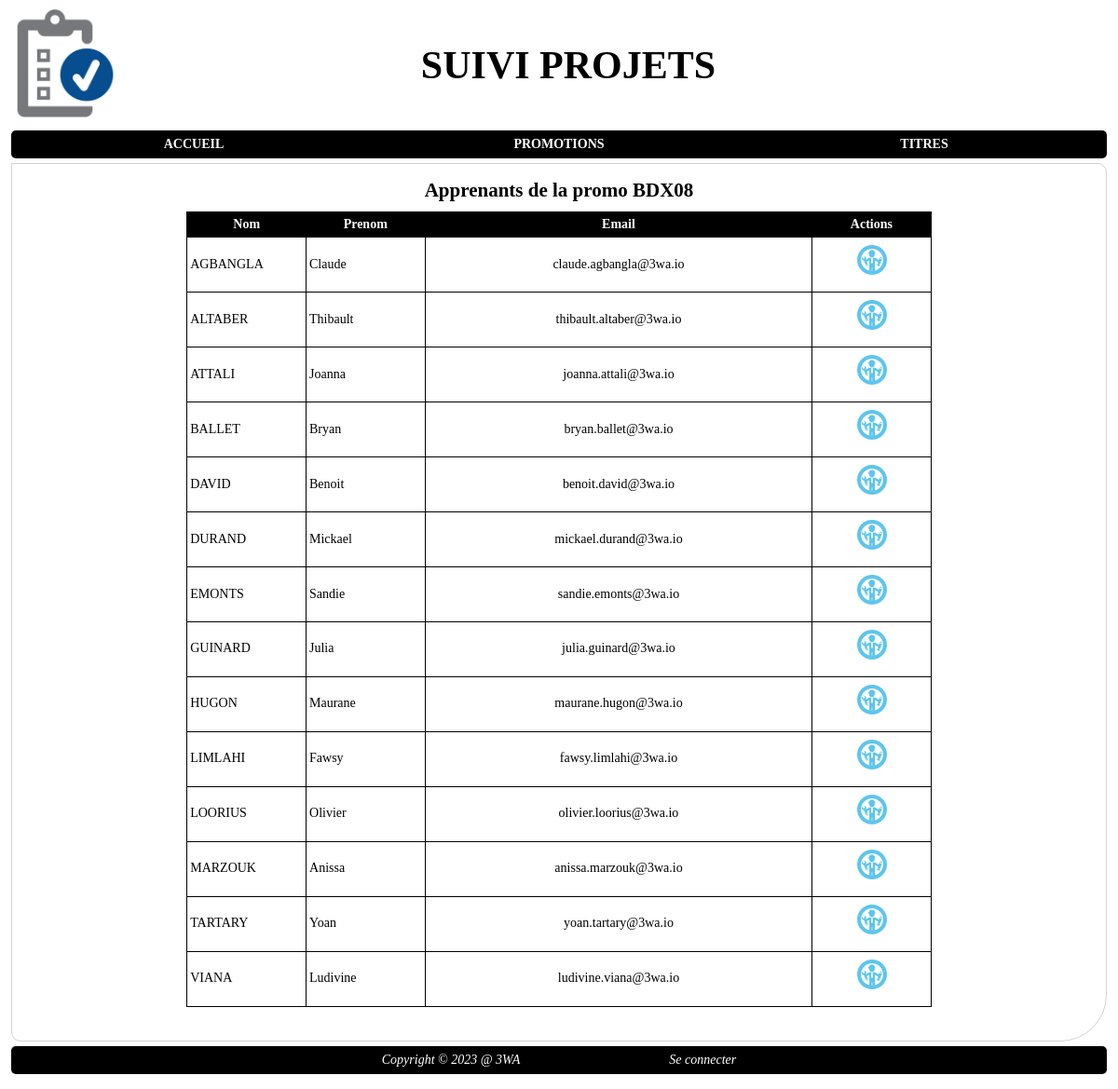
The app's page /index.php?page=apprenant&action=list&idpromo=1 with its own data.
### tables this page shows
CREATE TABLE `promotion` (
  `id_promo` int NOT NULL AUTO_INCREMENT,
  `nom` varchar(250) NOT NULL,
  `date_debut` date DEFAULT NULL,
  `date_fin` date DEFAULT NULL,
  `id_titre` int NOT NULL,
  PRIMARY KEY (`id_promo`),
  KEY `promotion_FK` (`id_titre`),
  CONSTRAINT `promotion_FK` FOREIGN KEY (`id_titre`) REFERENCES `titre` (`id_titre`)
);

CREATE TABLE `apprenant` (
  `id_apprenant` int NOT NULL AUTO_INCREMENT,
  `nom` varchar(50) NOT NULL,
  `prenom` varchar(50) NOT NULL,
  `email` varchar(250) NOT NULL,
  `id_promo` int NOT NULL,
  `id_personne` int DEFAULT NULL,
  PRIMARY KEY (`id_apprenant`),
  KEY `apprenant_promo_FK` (`id_promo`),
  KEY `FK_APP_PERS` (`id_personne`),
  CONSTRAINT `apprenant_promo_FK` FOREIGN KEY (`id_promo`) REFERENCES `promotion` (`id_promo`),
  CONSTRAINT `FK_APP_PERS` FOREIGN KEY (`id_personne`) REFERENCES `personne` (`id`)
);

### index.php (called while the page is built, shortened)
<?php
	require_once "includes/core/router.php";

### includes/core/models/DAO/DAOPromotion.php (called while the page is built, shortened)
<?php
	require_once "includes/core/models/Classes/Promotion.php";
	require_once "includes/core/models/DAO/DAOApprenant.php";
	require_once "includes/core/models/DAO/DAOTitre.php";
	abstract class DAOPromotion extends BDD{
		public static function getById(int $idPromo): Promotion | bool{
			$conn = parent::getConnexion();
			$SQLQuery = "SELECT id_promo, nom, date_debut, date_fin, id_titre
				FROM promotion
				WHERE id_promo = :id";
			$SQLStmt = $conn->prepare($SQLQuery);
			$SQLStmt->bindValue(':id', $idPromo, PDO::PARAM_INT);
			$SQLStmt->execute();
			if ($SQLStmt->rowCount() == 0){
				return false;
			}else{
				$SQLRow = $SQLStmt->fetch(PDO::FETCH_ASSOC);
				$unePromotion = new Promotion($SQLRow['nom'], date_create($SQLRow['date_debut']), date_create($SQLRow['date_fin']), DAOTitre::getById($SQLRow['id_titre']));
				$unePromotion->setId($SQLRow['id_promo']);
				return $unePromotion;
			}
		}
	}

### includes/core/models/DAO/DAOTitre.php (called while the page is built, shortened)
<?php
	require_once "includes/core/models/DAO/DAOReferentiel.php";
	abstract class DAOTitre extends BDD{
		public static function getById(int $idTitre): Titre | bool{
			$conn = parent::getConnexion();
			$SQLQuery = "SELECT id_titre, nom, id_referentiel
				FROM titre
				WHERE id_titre = :id";
			$SQLStmt = $conn->prepare($SQLQuery);
			$SQLStmt->bindValue(':id', $idTitre, PDO::PARAM_INT);
			$SQLStmt->execute();
			if ($SQLStmt->rowCount() == 0){
				return false;
			}else{
				$SQLRow = $SQLStmt->fetch(PDO::FETCH_ASSOC);
				$unTitre = new Titre($SQLRow['nom'], DAOReferentiel::getById($SQLRow['id_referentiel']));
				$unTitre->setId($SQLRow['id_titre']);
				return $unTitre;
			}
		}
	}

### includes/core/models/DAO/DAOReferentiel.php (called while the page is built, shortened)
<?php
	abstract class DAOReferentiel extends BDD{
		public static function getById(int $idReferentiel): Referentiel | bool{
			$conn = parent::getConnexion();
			$SQLQuery = "SELECT id_referentiel, num_rncp, libelle, details, date_validite, objectifs, activites_visees, competences_attestees, modalite_evaluation
				FROM referentiel
				WHERE id_referentiel = :id";
			$SQLStmt = $conn->prepare($SQLQuery);
			$SQLStmt->bindValue(':id', $idReferentiel, PDO::PARAM_INT);
			$SQLStmt->execute();
			if ($SQLStmt->rowCount() == 0){
				return false;
			}else{
				$SQLRow = $SQLStmt->fetch(PDO::FETCH_ASSOC);
				$unReferentiel = new Referentiel(
					$SQLRow['num_rncp'],
					$SQLRow['libelle'],
					$SQLRow['details'],
					$SQLRow['objectifs'],
					$SQLRow['activites_visees'],
					$SQLRow['competences_attestees'],
					$SQLRow['modalite_evaluation'],
					date_create($SQLRow['date_validite'])
				);
				$unReferentiel->setId($SQLRow['id_referentiel']);
				return $unReferentiel;
			}
		}
	}

### includes/core/models/Classes/Promotion.php (called while the page is built, shortened)
<?php
	class Promotion{
		private string $nom;
		public function __construct(string $nom = '', DateTime $dateDebut = new DateTime('now'), DateTime $dateFin = new DateTime('now'), Titre $titre = new Titre('')){
			$this->nom = $nom;
		}
		public function getNom(): string{
			return $this->nom;
		}
	}

### includes/core/models/DAO/DAOApprenant.php (called while the page is built, shortened)
<?php
	require_once "includes/core/models/Classes/Apprenant.php";
	abstract class DAOApprenant extends BDD{
		public static function getAllByIdPromo(int $idPromo): array{
			$conn = parent::getConnexion();
			$SQLQuery = "SELECT id_apprenant, nom, prenom, email, id_personne
				FROM apprenant
				WHERE id_promo = :id";
			$SQLStmt = $conn->prepare($SQLQuery);
			$SQLStmt->bindValue(':id', $idPromo, PDO::PARAM_INT);
			$SQLStmt->execute();
			$listeApprenants = array();
			while ($SQLRow = $SQLStmt->fetch(PDO::FETCH_ASSOC)){
				$unApprenant = new Apprenant($SQLRow['nom'], $SQLRow['prenom'], $SQLRow['email'], $idPromo, $SQLRow['id_personne']);
				$unApprenant->setId($SQLRow['id_apprenant']);
				$listeApprenants[] = $unApprenant;
			}
			return $listeApprenants;
		}
	}

### includes/core/models/Classes/Apprenant.php (called while the page is built, shortened)
<?php
	require_once "includes/core/models/Classes/Promotion.php";
	class Apprenant {
		private int $id;
		private string $nom, $prenom, $email;
		public function __construct(string $nom = '', string $prenom = '', string $email = '', int $idPromo = 0, int $idPersonne = 0){
			$this->nom = $nom;
			$this->prenom = $prenom;
			$this->email = $email;
			$this->id = 0;
		}
		public function getId(): int{
			return $this->id;
		}
		public function setId(int $id): void{
			$this->id = $id;
		}
		public function getNom(): string{
			return $this->nom;
		}
		public function getPrenom(): string{
			return $this->prenom;
		}
		public function getEmail(): string{
			return $this->email;
		}
	}

### includes/core/views/lists/liste_apprenants_by_promo.phtml (the view, shortened to what this page needs)
<!DOCTYPE html>
<html lang="fr">
<head>
	<?php require "includes/core/views/partials/page_head.phtml"; ?>
</head>
<body>
	<main>
		<header>
			<?php require "includes/core/views/partials/page_header.phtml"; ?>
		</header>
		<nav>
			<?php require_once "includes/core/views/partials/navbar.phtml"; ?>
		</nav>
		<section id="content" class="flexcol">
			<h2>
				Apprenants de la promo <?= $unePromo->getNom(); ?>
			</h2>
			<table class="apprenants">
				<thead>
					<th>Nom</th>
					<th>Prenom</th>
					<th>Email</th>
					<th colspan="2">Actions</th>
				</thead>
				<caption>
				</caption>
				<tbody>
					<?php
						$script = '';
						foreach ($lesApprenants as $unApprenant){
							$script .= '<tr>';
							$script .= '<td>'.$unApprenant->getNom().'</td>';
							$script .= '<td>'.$unApprenant->getPrenom().'</td>';
							$script .= '<td>'.$unApprenant->getEmail().'</td>';
							$script .= '<td class="actions">';
							$script .= '<a title="Ses projets" href="index.php?page=projet&action=list&idapprenant='.$unApprenant->getId().'"><img src="./public/medias/projet_blue.png" alt="voir les apprenants"></a>';
							$script .= '</td>';
							$script .= '</tr>';
						}
						print($script);
					?>
				</tbody>
			</table>
		</section>
		<footer>
			<?php require_once "includes/core/views/partials/footer.phtml"; ?>
		</footer>
	</main>
</body>
</html>

### public/styles/main.css (style rules this page uses)
body, html, * { margin: 0; padding: 0; box-sizing: border-box; }
img { border: none; }
a { color: #007bff; }
a:link, a:visited { color: #007bff; text-decoration: none; }
main { font-size: 14px; font-family: Tahoma, Verdana, Sans Serif, serif; }
main > section { min-width: 600px; overflow: hidden; width: 98%; margin: 5px auto; border: solid 1px lightgrey; border-radius: 0 10px 50px; min-height: 400px; display: flex; flex-direction: row; align-items: flex-start; justify-content: center; padding: 1rem; }
main > section.flexcol { display: flex; flex-direction: column; align-items: flex-start; justify-content: flex-start; }
main > section > h1, main > section > h2, main > section > h3 { display: block; width: 100%; text-align: center; }
table { border-collapse: collapse; width: 800px; margin: 10px auto; border: solid 1px black; }
table thead tr th { background-color: black; color: white; padding-top: 5px; padding-bottom: 5px; }
table caption { padding: 5px; caption-side: bottom; text-align: right; }
table tbody tr { border: solid 1px black; }
table tbody tr td { border: solid 1px black; padding: 0.2rem; vertical-align: middle; line-height: 2.3rem; min-height: 2.3rem; }
table tbody tr td.actions { border: none; display: flex; align-items: center; justify-content: space-around; padding-top: 0.5rem; }
table tbody tr td.actions img { width: 2rem; height: auto; }
.apprenants thead tr th:nth-child(1), .apprenants thead tr th:nth-child(2) { width: 16%; }
.apprenants tbody tr td { text-align: center; }
.apprenants tbody tr td:nth-child(1), .apprenants tbody tr td:nth-child(2) { text-align: left; }
main > header { display: grid; grid-template-columns: 140px 1fr; align-items: center; height: 140px; }
main > nav { width: 98%; margin: 0 auto; background-color: black; min-height: 30px; border-radius: 5px; }
main > footer { width: 98%; margin: 0 auto 1rem; background-color: black; color: white; min-height: 30px; line-height: 30px; font-style: italic; border-radius: 5px; text-align: center; display: flex; align-items: center; justify-content: center; gap: 10rem; }

### records on screen
promotion: nom "BDX08"
apprenant: nom "AGBANGLA", prenom "Claude", email "claude.agbangla@3wa.io"
apprenant: nom "ALTABER", prenom "Thibault", email "thibault.altaber@3wa.io"
apprenant: nom "ATTALI", prenom "Joanna", email "joanna.attali@3wa.io"
apprenant: nom "BALLET", prenom "Bryan", email "bryan.ballet@3wa.io"
apprenant: nom "DAVID", prenom "Benoit", email "benoit.david@3wa.io"
apprenant: nom "DURAND", prenom "Mickael", email "mickael.durand@3wa.io"
apprenant: nom "EMONTS", prenom "Sandie", email "sandie.emonts@3wa.io"
apprenant: nom "GUINARD", prenom "Julia", email "julia.guinard@3wa.io"
apprenant: nom "HUGON", prenom "Maurane", email "maurane.hugon@3wa.io"
apprenant: nom "LIMLAHI", prenom "Fawsy", email "fawsy.limlahi@3wa.io"
apprenant: nom "LOORIUS", prenom "Olivier", email "olivier.loorius@3wa.io"
apprenant: nom "MARZOUK", prenom "Anissa", email "anissa.marzouk@3wa.io"
apprenant: nom "TARTARY", prenom "Yoan", email "yoan.tartary@3wa.io"
apprenant: nom "VIANA", prenom "Ludivine", email "ludivine.viana@3wa.io"

### other values on screen
ECOLE "3WA"
